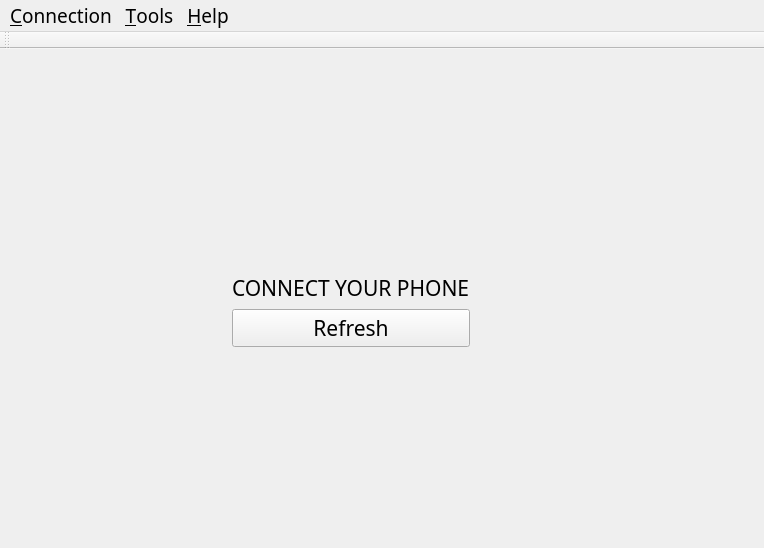
<?xml version="1.0" encoding="UTF-8"?>
<ui version="4.0">
 <class>MainWindow</class>
 <widget class="QMainWindow" name="MainWindow">
  <property name="geometry">
   <rect>
    <x>0</x>
    <y>0</y>
    <width>764</width>
    <height>548</height>
   </rect>
  </property>
  <property name="font">
   <font>
    <family>仿宋</family>
    <pointsize>16</pointsize>
   </font>
  </property>
  <property name="cursor">
   <cursorShape>ArrowCursor</cursorShape>
  </property>
  <property name="windowTitle">
   <string extracomment="Main window title">执法视频管理器</string>
  </property>
  <property name="windowIcon">
   <iconset resource="../zasoby.qrc">
    <normaloff>:/icons/wenxun.png</normaloff>:/icons/wenxun.png</iconset>
  </property>
  <property name="windowOpacity">
   <double>1.000000000000000</double>
  </property>
  <property name="statusTip">
   <string/>
  </property>
  <property name="autoFillBackground">
   <bool>false</bool>
  </property>
  <property name="iconSize">
   <size>
    <width>48</width>
    <height>48</height>
   </size>
  </property>
  <property name="documentMode">
   <bool>false</bool>
  </property>
  <property name="tabShape">
   <enum>QTabWidget::Rounded</enum>
  </property>
  <property name="dockNestingEnabled">
   <bool>false</bool>
  </property>
  <widget class="QWidget" name="centralWidget">
   <widget class="QWidget" name="layoutWidget">
    <property name="geometry">
     <rect>
      <x>0</x>
      <y>0</y>
      <width>741</width>
      <height>541</height>
     </rect>
    </property>
    <layout class="QGridLayout" name="gridLayout">
     <property name="leftMargin">
      <number>0</number>
     </property>
     <property name="topMargin">
      <number>0</number>
     </property>
     <property name="rightMargin">
      <number>5</number>
     </property>
     <item row="0" column="0">
      <widget class="QStackedWidget" name="stackedWidget">
       <property name="frameShape">
        <enum>QFrame::NoFrame</enum>
       </property>
       <property name="currentIndex">
        <number>0</number>
       </property>
       <widget class="QWidget" name="pageDisconnected">
        <widget class="QWidget" name="layoutWidget1">
         <property name="geometry">
          <rect>
           <x>10</x>
           <y>10</y>
           <width>681</width>
           <height>501</height>
          </rect>
         </property>
         <layout class="QGridLayout" name="layoutDisconnected">
          <item row="0" column="1">
           <spacer name="verticalSpacer_6">
            <property name="orientation">
             <enum>Qt::Vertical</enum>
            </property>
            <property name="sizeHint" stdset="0">
             <size>
              <width>20</width>
              <height>40</height>
             </size>
            </property>
           </spacer>
          </item>
          <item row="1" column="1">
           <widget class="QLabel" name="label_3">
            <property name="text">
             <string>CONNECT YOUR PHONE</string>
            </property>
           </widget>
          </item>
          <item row="2" column="1">
           <widget class="QPushButton" name="buttonRefresh">
            <property name="focusPolicy">
             <enum>Qt::ClickFocus</enum>
            </property>
            <property name="text">
             <string extracomment="refresh state when disconnected">Refresh</string>
            </property>
            <property name="icon">
             <iconset resource="../zasoby.qrc">
              <normaloff>:/icons/refresh.png</normaloff>:/icons/refresh.png</iconset>
            </property>
           </widget>
          </item>
          <item row="4" column="1">
           <spacer name="verticalSpacer_5">
            <property name="orientation">
             <enum>Qt::Vertical</enum>
            </property>
            <property name="sizeHint" stdset="0">
             <size>
              <width>20</width>
              <height>40</height>
             </size>
            </property>
           </spacer>
          </item>
          <item row="2" column="2">
           <spacer name="horizontalSpacer_8">
            <property name="orientation">
             <enum>Qt::Horizontal</enum>
            </property>
            <property name="sizeHint" stdset="0">
             <size>
              <width>40</width>
              <height>20</height>
             </size>
            </property>
           </spacer>
          </item>
          <item row="2" column="0">
           <spacer name="horizontalSpacer_7">
            <property name="orientation">
             <enum>Qt::Horizontal</enum>
            </property>
            <property name="sizeHint" stdset="0">
             <size>
              <width>40</width>
              <height>20</height>
             </size>
            </property>
           </spacer>
          </item>
         </layout>
        </widget>
       </widget>
      </widget>
     </item>
    </layout>
   </widget>
  </widget>
  <widget class="QMenuBar" name="menuBar">
   <property name="enabled">
    <bool>true</bool>
   </property>
   <property name="geometry">
    <rect>
     <x>0</x>
     <y>0</y>
     <width>764</width>
     <height>25</height>
    </rect>
   </property>
   <property name="font">
    <font>
     <family>仿宋</family>
     <pointsize>14</pointsize>
    </font>
   </property>
   <widget class="QMenu" name="menuTryb">
    <property name="font">
     <font>
      <family>仿宋</family>
      <pointsize>14</pointsize>
     </font>
    </property>
    <property name="title">
     <string>&amp;Connection</string>
    </property>
    <addaction name="actionUsb"/>
   </widget>
   <widget class="QMenu" name="menu_Pomoc">
    <property name="font">
     <font>
      <family>仿宋</family>
      <pointsize>14</pointsize>
     </font>
    </property>
    <property name="title">
     <string>&amp;Help</string>
    </property>
    <addaction name="actionO_programie"/>
    <addaction name="actionEnter_register_key"/>
   </widget>
   <widget class="QMenu" name="menu">
    <property name="font">
     <font>
      <family>仿宋</family>
      <pointsize>14</pointsize>
     </font>
    </property>
    <property name="title">
     <string>&amp;Tools</string>
    </property>
   </widget>
   <addaction name="menuTryb"/>
   <addaction name="menu"/>
   <addaction name="menu_Pomoc"/>
  </widget>
  <widget class="QToolBar" name="toolBar">
   <property name="sizePolicy">
    <sizepolicy hsizetype="Preferred" vsizetype="Preferred">
     <horstretch>0</horstretch>
     <verstretch>0</verstretch>
    </sizepolicy>
   </property>
   <property name="windowTitle">
    <string notr="true">toolBar</string>
   </property>
   <attribute name="toolBarArea">
    <enum>TopToolBarArea</enum>
   </attribute>
   <attribute name="toolBarBreak">
    <bool>false</bool>
   </attribute>
  </widget>
  <action name="actionUsb">
   <property name="text">
    <string>USB</string>
   </property>
   <property name="toolTip">
    <string>USB</string>
   </property>
   <property name="font">
    <font>
     <family>仿宋</family>
     <pointsize>14</pointsize>
    </font>
   </property>
  </action>
  <action name="actionWifi">
   <property name="text">
    <string>wifi</string>
   </property>
  </action>
  <action name="actionO_programie">
   <property name="text">
    <string>about</string>
   </property>
   <property name="font">
    <font>
     <family>仿宋</family>
     <pointsize>14</pointsize>
    </font>
   </property>
  </action>
  <action name="actionPolski">
   <property name="text">
    <string>polski</string>
   </property>
  </action>
  <action name="actionAdbReboot">
   <property name="text">
    <string>Reboot</string>
   </property>
   <property name="font">
    <font>
     <family>仿宋</family>
     <pointsize>14</pointsize>
    </font>
   </property>
  </action>
  <action name="actionAdbRebootBootloader">
   <property name="text">
    <string>Reboot bootloader</string>
   </property>
   <property name="font">
    <font>
     <family>仿宋</family>
     <pointsize>14</pointsize>
    </font>
   </property>
  </action>
  <action name="actionAdbRebootRecovery">
   <property name="text">
    <string>Reboot recovery</string>
   </property>
  </action>
  <action name="actionFastbootReboot">
   <property name="text">
    <string>Reboot</string>
   </property>
  </action>
  <action name="actionFastbootRebootBootloader">
   <property name="text">
    <string>Reboot bootloader</string>
   </property>
  </action>
  <action name="actionFastbootPowerOff">
   <property name="text">
    <string>Power off</string>
   </property>
  </action>
  <action name="actionAdbPowerOff">
   <property name="text">
    <string>Power off</string>
   </property>
  </action>
  <action name="actionCheck_for_updates">
   <property name="text">
    <string>check for updates</string>
   </property>
  </action>
  <action name="actionEnter_register_key">
   <property name="text">
    <string>enter register key</string>
   </property>
   <property name="font">
    <font>
     <family>仿宋</family>
     <pointsize>14</pointsize>
    </font>
   </property>
  </action>
 </widget>
 <layoutdefault spacing="6" margin="11"/>
 <tabstops>
  <tabstop>buttonRefresh</tabstop>
 </tabstops>
 <resources>
  <include location="../zasoby.qrc"/>
 </resources>
 <connections/>
</ui>
